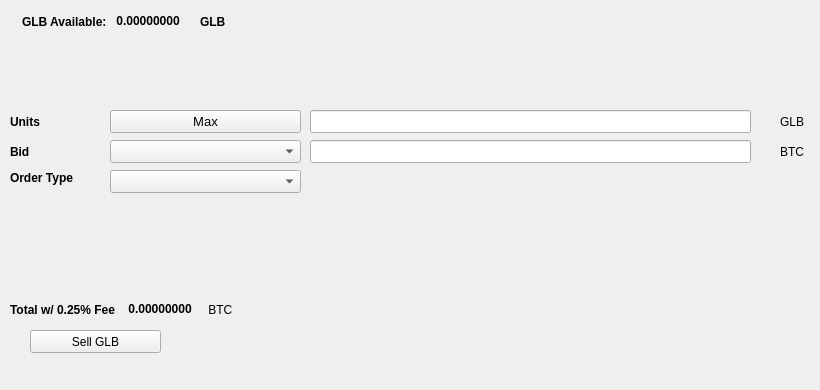
   <widget class="QWidget" name="SellTab">
    <attribute name="title">
     <string>Sell</string>
    </attribute>
    <widget class="QLabel" name="label_16">
     <property name="geometry">
      <rect>
       <x>780</x>
       <y>140</y>
       <width>31</width>
       <height>23</height>
      </rect>
     </property>
     <property name="text">
      <string>BTC</string>
     </property>
    </widget>
    <widget class="QComboBox" name="SellBidcomboBox">
     <property name="geometry">
      <rect>
       <x>110</x>
       <y>140</y>
       <width>191</width>
       <height>23</height>
      </rect>
     </property>
     <property name="font">
      <font>
       <pointsize>10</pointsize>
      </font>
     </property>
    </widget>
    <widget class="QLabel" name="label_18">
     <property name="geometry">
      <rect>
       <x>10</x>
       <y>110</y>
       <width>46</width>
       <height>23</height>
      </rect>
     </property>
     <property name="font">
      <font>
       <weight>75</weight>
       <bold>true</bold>
      </font>
     </property>
     <property name="text">
      <string>Units</string>
     </property>
    </widget>
    <widget class="QPushButton" name="Sell_Max_Amount">
     <property name="geometry">
      <rect>
       <x>110</x>
       <y>110</y>
       <width>191</width>
       <height>23</height>
      </rect>
     </property>
     <property name="font">
      <font>
       <pointsize>10</pointsize>
      </font>
     </property>
     <property name="text">
      <string>Max</string>
     </property>
    </widget>
    <widget class="QLabel" name="label_20">
     <property name="geometry">
      <rect>
       <x>10</x>
       <y>170</y>
       <width>91</width>
       <height>16</height>
      </rect>
     </property>
     <property name="font">
      <font>
       <weight>75</weight>
       <bold>true</bold>
      </font>
     </property>
     <property name="text">
      <string>Order Type</string>
     </property>
    </widget>
    <widget class="QComboBox" name="SellOrdertypeCombo">
     <property name="geometry">
      <rect>
       <x>110</x>
       <y>170</y>
       <width>191</width>
       <height>23</height>
      </rect>
     </property>
     <property name="font">
      <font>
       <pointsize>10</pointsize>
      </font>
     </property>
    </widget>
    <widget class="QLabel" name="label_21">
     <property name="geometry">
      <rect>
       <x>10</x>
       <y>140</y>
       <width>46</width>
       <height>23</height>
      </rect>
     </property>
     <property name="font">
      <font>
       <weight>75</weight>
       <bold>true</bold>
      </font>
     </property>
     <property name="text">
      <string>Bid</string>
     </property>
    </widget>
    <widget class="QLabel" name="label_22">
     <property name="geometry">
      <rect>
       <x>780</x>
       <y>110</y>
       <width>31</width>
       <height>23</height>
      </rect>
     </property>
     <property name="text">
      <string>GLB</string>
     </property>
    </widget>
    <widget class="QLineEdit" name="UnitsInputGLB">
     <property name="geometry">
      <rect>
       <x>310</x>
       <y>110</y>
       <width>441</width>
       <height>23</height>
      </rect>
     </property>
     <property name="font">
      <font>
       <pointsize>9</pointsize>
       <weight>75</weight>
       <bold>true</bold>
      </font>
     </property>
    </widget>
    <widget class="QLineEdit" name="SellBidPriceEdit">
     <property name="geometry">
      <rect>
       <x>310</x>
       <y>140</y>
       <width>441</width>
       <height>23</height>
      </rect>
     </property>
     <property name="font">
      <font>
       <pointsize>9</pointsize>
       <weight>75</weight>
       <bold>true</bold>
      </font>
     </property>
    </widget>
    <widget class="QPushButton" name="SellGLBBTN">
     <property name="geometry">
      <rect>
       <x>30</x>
       <y>330</y>
       <width>131</width>
       <height>23</height>
      </rect>
     </property>
     <property name="text">
      <string>Sell GLB</string>
     </property>
     <property name="icon">
      <iconset resource="../globycoin">
       <normaloff>:/icons/bitcoin</normaloff>:/icons/bitcoin</iconset>
     </property>
    </widget>
    <widget class="QWidget" name="layoutWidget3">
     <property name="geometry">
      <rect>
       <x>22</x>
       <y>12</y>
       <width>258</width>
       <height>19</height>
      </rect>
     </property>
     <layout class="QHBoxLayout" name="horizontalLayout">
      <item>
       <widget class="QLabel" name="label232_2">
        <property name="font">
         <font>
          <weight>75</weight>
          <bold>true</bold>
         </font>
        </property>
        <property name="text">
         <string>GLB Available:</string>
        </property>
       </widget>
      </item>
      <item>
       <widget class="QLabel" name="GLBAvailableLabel">
        <property name="palette">
         <palette>
          <active>
           <colorrole role="WindowText">
            <brush brushstyle="SolidPattern">
             <color alpha="255">
              <red>0</red>
              <green>0</green>
              <blue>0</blue>
             </color>
            </brush>
           </colorrole>
           <colorrole role="Button">
            <brush brushstyle="SolidPattern">
             <color alpha="255">
              <red>0</red>
              <green>170</green>
              <blue>0</blue>
             </color>
            </brush>
           </colorrole>
           <colorrole role="Light">
            <brush brushstyle="SolidPattern">
             <color alpha="255">
              <red>0</red>
              <green>255</green>
              <blue>0</blue>
             </color>
            </brush>
           </colorrole>
           <colorrole role="Midlight">
            <brush brushstyle="SolidPattern">
             <color alpha="255">
              <red>0</red>
              <green>212</green>
              <blue>0</blue>
             </color>
            </brush>
           </colorrole>
           <colorrole role="Dark">
            <brush brushstyle="SolidPattern">
             <color alpha="255">
              <red>0</red>
              <green>85</green>
              <blue>0</blue>
             </color>
            </brush>
           </colorrole>
           <colorrole role="Mid">
            <brush brushstyle="SolidPattern">
             <color alpha="255">
              <red>0</red>
              <green>113</green>
              <blue>0</blue>
             </color>
            </brush>
           </colorrole>
           <colorrole role="Text">
            <brush brushstyle="SolidPattern">
             <color alpha="255">
              <red>0</red>
              <green>170</green>
              <blue>0</blue>
             </color>
            </brush>
           </colorrole>
           <colorrole role="BrightText">
            <brush brushstyle="SolidPattern">
             <color alpha="255">
              <red>255</red>
              <green>255</green>
              <blue>255</blue>
             </color>
            </brush>
           </colorrole>
           <colorrole role="ButtonText">
            <brush brushstyle="SolidPattern">
             <color alpha="255">
              <red>0</red>
              <green>0</green>
              <blue>0</blue>
             </color>
            </brush>
           </colorrole>
           <colorrole role="Base">
            <brush brushstyle="SolidPattern">
             <color alpha="255">
              <red>255</red>
              <green>255</green>
              <blue>255</blue>
             </color>
            </brush>
           </colorrole>
           <colorrole role="Window">
            <brush brushstyle="SolidPattern">
             <color alpha="255">
              <red>0</red>
              <green>170</green>
              <blue>0</blue>
             </color>
            </brush>
           </colorrole>
           <colorrole role="Shadow">
            <brush brushstyle="SolidPattern">
             <color alpha="255">
              <red>0</red>
              <green>0</green>
              <blue>0</blue>
             </color>
            </brush>
           </colorrole>
           <colorrole role="AlternateBase">
            <brush brushstyle="SolidPattern">
             <color alpha="255">
              <red>127</red>
              <green>212</green>
              <blue>127</blue>
             </color>
            </brush>
           </colorrole>
           <colorrole role="ToolTipBase">
            <brush brushstyle="SolidPattern">
             <color alpha="255">
              <red>255</red>
              <green>255</green>
              <blue>220</blue>
             </color>
            </brush>
           </colorrole>
           <colorrole role="ToolTipText">
            <brush brushstyle="SolidPattern">
             <color alpha="255">
              <red>0</red>
              <green>0</green>
              <blue>0</blue>
             </color>
            </brush>
           </colorrole>
          </active>
          <inactive>
           <colorrole role="WindowText">
            <brush brushstyle="SolidPattern">
             <color alpha="255">
              <red>0</red>
              <green>0</green>
              <blue>0</blue>
             </color>
            </brush>
           </colorrole>
           <colorrole role="Button">
            <brush brushstyle="SolidPattern">
             <color alpha="255">
              <red>0</red>
              <green>170</green>
              <blue>0</blue>
             </color>
            </brush>
           </colorrole>
           <colorrole role="Light">
            <brush brushstyle="SolidPattern">
             <color alpha="255">
              <red>0</red>
              <green>255</green>
              <blue>0</blue>
             </color>
            </brush>
           </colorrole>
           <colorrole role="Midlight">
            <brush brushstyle="SolidPattern">
             <color alpha="255">
              <red>0</red>
              <green>212</green>
              <blue>0</blue>
             </color>
            </brush>
           </colorrole>
           <colorrole role="Dark">
            <brush brushstyle="SolidPattern">
             <color alpha="255">
              <red>0</red>
              <green>85</green>
              <blue>0</blue>
             </color>
            </brush>
           </colorrole>
           <colorrole role="Mid">
            <brush brushstyle="SolidPattern">
             <color alpha="255">
              <red>0</red>
              <green>113</green>
              <blue>0</blue>
             </color>
            </brush>
           </colorrole>
           <colorrole role="Text">
            <brush brushstyle="SolidPattern">
             <color alpha="255">
              <red>0</red>
              <green>170</green>
              <blue>0</blue>
             </color>
            </brush>
           </colorrole>
           <colorrole role="BrightText">
            <brush brushstyle="SolidPattern">
             <color alpha="255">
              <red>255</red>
              <green>255</green>
              <blue>255</blue>
             </color>
            </brush>
           </colorrole>
           <colorrole role="ButtonText">
            <brush brushstyle="SolidPattern">
             <color alpha="255">
              <red>0</red>
              <green>0</green>
              <blue>0</blue>
             </color>
            </brush>
           </colorrole>
           <colorrole role="Base">
            <brush brushstyle="SolidPattern">
             <color alpha="255">
              <red>255</red>
              <green>255</green>
              <blue>255</blue>
             </color>
            </brush>
           </colorrole>
           <colorrole role="Window">
            <brush brushstyle="SolidPattern">
             <color alpha="255">
              <red>0</red>
              <green>170</green>
              <blue>0</blue>
             </color>
            </brush>
           </colorrole>
           <colorrole role="Shadow">
            <brush brushstyle="SolidPattern">
             <color alpha="255">
              <red>0</red>
              <green>0</green>
              <blue>0</blue>
             </color>
            </brush>
           </colorrole>
           <colorrole role="AlternateBase">
            <brush brushstyle="SolidPattern">
             <color alpha="255">
              <red>127</red>
              <green>212</green>
              <blue>127</blue>
             </color>
            </brush>
           </colorrole>
           <colorrole role="ToolTipBase">
            <brush brushstyle="SolidPattern">
             <color alpha="255">
              <red>255</red>
              <green>255</green>
              <blue>220</blue>
             </color>
            </brush>
           </colorrole>
           <colorrole role="ToolTipText">
            <brush brushstyle="SolidPattern">
             <color alpha="255">
              <red>0</red>
              <green>0</green>
              <blue>0</blue>
             </color>
            </brush>
           </colorrole>
          </inactive>
          <disabled>
           <colorrole role="WindowText">
            <brush brushstyle="SolidPattern">
             <color alpha="255">
              <red>0</red>
              <green>85</green>
              <blue>0</blue>
             </color>
            </brush>
           </colorrole>
           <colorrole role="Button">
            <brush brushstyle="SolidPattern">
             <color alpha="255">
              <red>0</red>
              <green>170</green>
              <blue>0</blue>
             </color>
            </brush>
           </colorrole>
           <colorrole role="Light">
            <brush brushstyle="SolidPattern">
             <color alpha="255">
              <red>0</red>
              <green>255</green>
              <blue>0</blue>
             </color>
            </brush>
           </colorrole>
           <colorrole role="Midlight">
            <brush brushstyle="SolidPattern">
             <color alpha="255">
              <red>0</red>
              <green>212</green>
              <blue>0</blue>
             </color>
            </brush>
           </colorrole>
           <colorrole role="Dark">
            <brush brushstyle="SolidPattern">
             <color alpha="255">
              <red>0</red>
              <green>85</green>
              <blue>0</blue>
             </color>
            </brush>
           </colorrole>
           <colorrole role="Mid">
            <brush brushstyle="SolidPattern">
             <color alpha="255">
              <red>0</red>
              <green>113</green>
              <blue>0</blue>
             </color>
            </brush>
           </colorrole>
           <colorrole role="Text">
            <brush brushstyle="SolidPattern">
             <color alpha="255">
              <red>0</red>
              <green>85</green>
              <blue>0</blue>
             </color>
            </brush>
           </colorrole>
           <colorrole role="BrightText">
            <brush brushstyle="SolidPattern">
             <color alpha="255">
              <red>255</red>
              <green>255</green>
              <blue>255</blue>
             </color>
            </brush>
           </colorrole>
           <colorrole role="ButtonText">
            <brush brushstyle="SolidPattern">
             <color alpha="255">
              <red>0</red>
              <green>85</green>
              <blue>0</blue>
             </color>
            </brush>
           </colorrole>
           <colorrole role="Base">
            <brush brushstyle="SolidPattern">
             <color alpha="255">
              <red>0</red>
              <green>170</green>
              <blue>0</blue>
             </color>
            </brush>
           </colorrole>
           <colorrole role="Window">
            <brush brushstyle="SolidPattern">
             <color alpha="255">
              <red>0</red>
              <green>170</green>
              <blue>0</blue>
             </color>
            </brush>
           </colorrole>
           <colorrole role="Shadow">
            <brush brushstyle="SolidPattern">
             <color alpha="255">
              <red>0</red>
              <green>0</green>
              <blue>0</blue>
             </color>
            </brush>
           </colorrole>
           <colorrole role="AlternateBase">
            <brush brushstyle="SolidPattern">
             <color alpha="255">
              <red>0</red>
              <green>170</green>
              <blue>0</blue>
             </color>
            </brush>
           </colorrole>
           <colorrole role="ToolTipBase">
            <brush brushstyle="SolidPattern">
             <color alpha="255">
              <red>255</red>
              <green>255</green>
              <blue>220</blue>
             </color>
            </brush>
           </colorrole>
           <colorrole role="ToolTipText">
            <brush brushstyle="SolidPattern">
             <color alpha="255">
              <red>0</red>
              <green>0</green>
              <blue>0</blue>
             </color>
            </brush>
           </colorrole>
          </disabled>
         </palette>
        </property>
        <property name="font">
         <font>
          <weight>75</weight>
          <bold>true</bold>
         </font>
        </property>
        <property name="text">
         <string> 0.00000000 </string>
        </property>
        <property name="textInteractionFlags">
         <set>Qt::LinksAccessibleByMouse|Qt::TextSelectableByKeyboard|Qt::TextSelectableByMouse</set>
        </property>
       </widget>
      </item>
      <item>
       <widget class="QLabel" name="labelGLB">
        <property name="font">
         <font>
          <weight>75</weight>
          <bold>true</bold>
         </font>
        </property>
        <property name="text">
         <string>GLB</string>
        </property>
       </widget>
      </item>
     </layout>
    </widget>
    <widget class="QWidget" name="layoutWidget">
     <property name="geometry">
      <rect>
       <x>10</x>
       <y>300</y>
       <width>268</width>
       <height>19</height>
      </rect>
     </property>
     <layout class="QHBoxLayout" name="horizontalLayout_2">
      <item>
       <widget class="QLabel" name="label_19">
        <property name="font">
         <font>
          <weight>75</weight>
          <bold>true</bold>
         </font>
        </property>
        <property name="text">
         <string>Total w/ 0.25% Fee </string>
        </property>
       </widget>
      </item>
      <item>
       <widget class="QLabel" name="SellCostLabel">
        <property name="palette">
         <palette>
          <active>
           <colorrole role="WindowText">
            <brush brushstyle="SolidPattern">
             <color alpha="255">
              <red>0</red>
              <green>0</green>
              <blue>0</blue>
             </color>
            </brush>
           </colorrole>
           <colorrole role="Button">
            <brush brushstyle="SolidPattern">
             <color alpha="255">
              <red>0</red>
              <green>170</green>
              <blue>0</blue>
             </color>
            </brush>
           </colorrole>
           <colorrole role="Light">
            <brush brushstyle="SolidPattern">
             <color alpha="255">
              <red>0</red>
              <green>255</green>
              <blue>0</blue>
             </color>
            </brush>
           </colorrole>
           <colorrole role="Midlight">
            <brush brushstyle="SolidPattern">
             <color alpha="255">
              <red>0</red>
              <green>212</green>
              <blue>0</blue>
             </color>
            </brush>
           </colorrole>
           <colorrole role="Dark">
            <brush brushstyle="SolidPattern">
             <color alpha="255">
              <red>0</red>
              <green>85</green>
              <blue>0</blue>
             </color>
            </brush>
           </colorrole>
           <colorrole role="Mid">
            <brush brushstyle="SolidPattern">
             <color alpha="255">
              <red>0</red>
              <green>113</green>
              <blue>0</blue>
             </color>
            </brush>
           </colorrole>
           <colorrole role="Text">
            <brush brushstyle="SolidPattern">
             <color alpha="255">
              <red>0</red>
              <green>170</green>
              <blue>0</blue>
             </color>
            </brush>
           </colorrole>
           <colorrole role="BrightText">
            <brush brushstyle="SolidPattern">
             <color alpha="255">
              <red>255</red>
              <green>255</green>
              <blue>255</blue>
             </color>
            </brush>
           </colorrole>
           <colorrole role="ButtonText">
            <brush brushstyle="SolidPattern">
             <color alpha="255">
              <red>0</red>
              <green>0</green>
              <blue>0</blue>
             </color>
            </brush>
           </colorrole>
           <colorrole role="Base">
            <brush brushstyle="SolidPattern">
             <color alpha="255">
              <red>255</red>
              <green>255</green>
              <blue>255</blue>
             </color>
            </brush>
           </colorrole>
           <colorrole role="Window">
            <brush brushstyle="SolidPattern">
             <color alpha="255">
              <red>0</red>
              <green>170</green>
              <blue>0</blue>
             </color>
            </brush>
           </colorrole>
           <colorrole role="Shadow">
            <brush brushstyle="SolidPattern">
             <color alpha="255">
              <red>0</red>
              <green>0</green>
              <blue>0</blue>
             </color>
            </brush>
           </colorrole>
           <colorrole role="AlternateBase">
            <brush brushstyle="SolidPattern">
             <color alpha="255">
              <red>127</red>
              <green>212</green>
              <blue>127</blue>
             </color>
            </brush>
           </colorrole>
           <colorrole role="ToolTipBase">
            <brush brushstyle="SolidPattern">
             <color alpha="255">
              <red>255</red>
              <green>255</green>
              <blue>220</blue>
             </color>
            </brush>
           </colorrole>
           <colorrole role="ToolTipText">
            <brush brushstyle="SolidPattern">
             <color alpha="255">
              <red>0</red>
              <green>0</green>
              <blue>0</blue>
             </color>
            </brush>
           </colorrole>
          </active>
          <inactive>
           <colorrole role="WindowText">
            <brush brushstyle="SolidPattern">
             <color alpha="255">
              <red>0</red>
              <green>0</green>
              <blue>0</blue>
             </color>
            </brush>
           </colorrole>
           <colorrole role="Button">
            <brush brushstyle="SolidPattern">
             <color alpha="255">
              <red>0</red>
              <green>170</green>
              <blue>0</blue>
             </color>
            </brush>
           </colorrole>
           <colorrole role="Light">
            <brush brushstyle="SolidPattern">
             <color alpha="255">
              <red>0</red>
              <green>255</green>
              <blue>0</blue>
             </color>
            </brush>
           </colorrole>
           <colorrole role="Midlight">
            <brush brushstyle="SolidPattern">
             <color alpha="255">
              <red>0</red>
              <green>212</green>
              <blue>0</blue>
             </color>
            </brush>
           </colorrole>
           <colorrole role="Dark">
            <brush brushstyle="SolidPattern">
             <color alpha="255">
              <red>0</red>
              <green>85</green>
              <blue>0</blue>
             </color>
            </brush>
           </colorrole>
           <colorrole role="Mid">
            <brush brushstyle="SolidPattern">
             <color alpha="255">
              <red>0</red>
              <green>113</green>
              <blue>0</blue>
             </color>
            </brush>
           </colorrole>
           <colorrole role="Text">
            <brush brushstyle="SolidPattern">
             <color alpha="255">
              <red>0</red>
              <green>170</green>
              <blue>0</blue>
             </color>
            </brush>
           </colorrole>
           <colorrole role="BrightText">
            <brush brushstyle="SolidPattern">
             <color alpha="255">
              <red>255</red>
              <green>255</green>
              <blue>255</blue>
             </color>
            </brush>
           </colorrole>
           <colorrole role="ButtonText">
            <brush brushstyle="SolidPattern">
             <color alpha="255">
              <red>0</red>
              <green>0</green>
              <blue>0</blue>
             </color>
            </brush>
           </colorrole>
           <colorrole role="Base">
            <brush brushstyle="SolidPattern">
             <color alpha="255">
              <red>255</red>
              <green>255</green>
              <blue>255</blue>
             </color>
            </brush>
           </colorrole>
           <colorrole role="Window">
            <brush brushstyle="SolidPattern">
             <color alpha="255">
              <red>0</red>
              <green>170</green>
              <blue>0</blue>
             </color>
            </brush>
           </colorrole>
           <colorrole role="Shadow">
            <brush brushstyle="SolidPattern">
             <color alpha="255">
              <red>0</red>
              <green>0</green>
              <blue>0</blue>
             </color>
            </brush>
           </colorrole>
           <colorrole role="AlternateBase">
            <brush brushstyle="SolidPattern">
             <color alpha="255">
              <red>127</red>
              <green>212</green>
              <blue>127</blue>
             </color>
            </brush>
           </colorrole>
           <colorrole role="ToolTipBase">
            <brush brushstyle="SolidPattern">
             <color alpha="255">
              <red>255</red>
              <green>255</green>
              <blue>220</blue>
             </color>
            </brush>
           </colorrole>
           <colorrole role="ToolTipText">
            <brush brushstyle="SolidPattern">
             <color alpha="255">
              <red>0</red>
              <green>0</green>
              <blue>0</blue>
             </color>
            </brush>
           </colorrole>
          </inactive>
          <disabled>
           <colorrole role="WindowText">
            <brush brushstyle="SolidPattern">
             <color alpha="255">
              <red>0</red>
              <green>85</green>
              <blue>0</blue>
             </color>
            </brush>
           </colorrole>
           <colorrole role="Button">
            <brush brushstyle="SolidPattern">
             <color alpha="255">
              <red>0</red>
              <green>170</green>
              <blue>0</blue>
             </color>
            </brush>
           </colorrole>
           <colorrole role="Light">
            <brush brushstyle="SolidPattern">
             <color alpha="255">
              <red>0</red>
              <green>255</green>
              <blue>0</blue>
             </color>
            </brush>
           </colorrole>
           <colorrole role="Midlight">
            <brush brushstyle="SolidPattern">
             <color alpha="255">
              <red>0</red>
              <green>212</green>
              <blue>0</blue>
             </color>
            </brush>
           </colorrole>
           <colorrole role="Dark">
            <brush brushstyle="SolidPattern">
             <color alpha="255">
              <red>0</red>
              <green>85</green>
              <blue>0</blue>
             </color>
            </brush>
           </colorrole>
           <colorrole role="Mid">
            <brush brushstyle="SolidPattern">
             <color alpha="255">
              <red>0</red>
              <green>113</green>
              <blue>0</blue>
             </color>
            </brush>
           </colorrole>
           <colorrole role="Text">
            <brush brushstyle="SolidPattern">
             <color alpha="255">
              <red>0</red>
              <green>85</green>
              <blue>0</blue>
             </color>
            </brush>
           </colorrole>
           <colorrole role="BrightText">
            <brush brushstyle="SolidPattern">
             <color alpha="255">
              <red>255</red>
              <green>255</green>
              <blue>255</blue>
             </color>
            </brush>
           </colorrole>
           <colorrole role="ButtonText">
            <brush brushstyle="SolidPattern">
             <color alpha="255">
              <red>0</red>
              <green>85</green>
              <blue>0</blue>
             </color>
            </brush>
           </colorrole>
           <colorrole role="Base">
            <brush brushstyle="SolidPattern">
             <color alpha="255">
              <red>0</red>
              <green>170</green>
              <blue>0</blue>
             </color>
            </brush>
           </colorrole>
           <colorrole role="Window">
            <brush brushstyle="SolidPattern">
             <color alpha="255">
              <red>0</red>
              <green>170</green>
              <blue>0</blue>
             </color>
            </brush>
           </colorrole>
           <colorrole role="Shadow">
            <brush brushstyle="SolidPattern">
             <color alpha="255">
              <red>0</red>
              <green>0</green>
              <blue>0</blue>
             </color>
            </brush>
           </colorrole>
           <colorrole role="AlternateBase">
            <brush brushstyle="SolidPattern">
             <color alpha="255">
              <red>0</red>
              <green>170</green>
              <blue>0</blue>
             </color>
            </brush>
           </colorrole>
           <colorrole role="ToolTipBase">
            <brush brushstyle="SolidPattern">
             <color alpha="255">
              <red>255</red>
              <green>255</green>
              <blue>220</blue>
             </color>
            </brush>
           </colorrole>
           <colorrole role="ToolTipText">
            <brush brushstyle="SolidPattern">
             <color alpha="255">
              <red>0</red>
              <green>0</green>
              <blue>0</blue>
             </color>
            </brush>
           </colorrole>
          </disabled>
         </palette>
        </property>
        <property name="font">
         <font>
          <weight>75</weight>
          <bold>true</bold>
         </font>
        </property>
        <property name="autoFillBackground">
         <bool>false</bool>
        </property>
        <property name="text">
         <string> 0.00000000</string>
        </property>
        <property name="textInteractionFlags">
         <set>Qt::LinksAccessibleByMouse|Qt::TextSelectableByMouse</set>
        </property>
       </widget>
      </item>
      <item>
       <widget class="QLabel" name="label_17">
        <property name="font">
         <font>
          <weight>50</weight>
          <bold>false</bold>
         </font>
        </property>
        <property name="text">
         <string> BTC</string>
        </property>
       </widget>
      </item>
     </layout>
    </widget>
    <widget class="QLabel" name="label_23">
     <property name="geometry">
      <rect>
       <x>460</x>
       <y>300</y>
       <width>281</width>
       <height>81</height>
      </rect>
     </property>
     <property name="text">
      <string/>
     </property>
     <property name="pixmap">
      <pixmap>:/images/bittrex</pixmap>
     </property>
    </widget>
   </widget>
